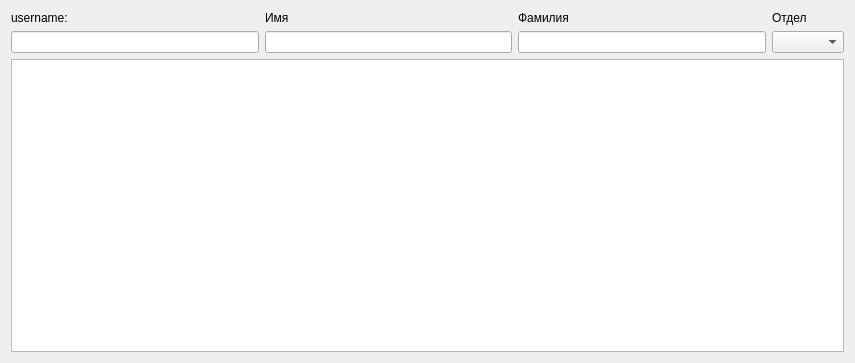
<?xml version="1.0" encoding="UTF-8"?>
<ui version="4.0">
 <class>UserForm</class>
 <widget class="QWidget" name="UserForm">
  <property name="geometry">
   <rect>
    <x>0</x>
    <y>0</y>
    <width>855</width>
    <height>363</height>
   </rect>
  </property>
  <property name="windowTitle">
   <string>Form</string>
  </property>
  <layout class="QGridLayout" name="gridLayout">
   <item row="0" column="0">
    <widget class="QLabel" name="label">
     <property name="text">
      <string>username:</string>
     </property>
    </widget>
   </item>
   <item row="0" column="1">
    <widget class="QLabel" name="label_2">
     <property name="text">
      <string>Имя</string>
     </property>
    </widget>
   </item>
   <item row="0" column="2">
    <widget class="QLabel" name="label_3">
     <property name="text">
      <string>Фамилия</string>
     </property>
    </widget>
   </item>
   <item row="0" column="3">
    <widget class="QLabel" name="label_4">
     <property name="text">
      <string>Отдел</string>
     </property>
    </widget>
   </item>
   <item row="1" column="0">
    <widget class="QLineEdit" name="filterUsername">
     <property name="clearButtonEnabled">
      <bool>true</bool>
     </property>
    </widget>
   </item>
   <item row="1" column="1">
    <widget class="QLineEdit" name="filterFirstName">
     <property name="clearButtonEnabled">
      <bool>true</bool>
     </property>
    </widget>
   </item>
   <item row="1" column="2">
    <widget class="QLineEdit" name="filterLastName">
     <property name="clearButtonEnabled">
      <bool>true</bool>
     </property>
    </widget>
   </item>
   <item row="1" column="3">
    <widget class="QComboBox" name="filterDepartment"/>
   </item>
   <item row="2" column="0" colspan="4">
    <widget class="QTableView" name="tableView">
     <property name="editTriggers">
      <set>QAbstractItemView::NoEditTriggers</set>
     </property>
     <property name="selectionMode">
      <enum>QAbstractItemView::SingleSelection</enum>
     </property>
     <property name="selectionBehavior">
      <enum>QAbstractItemView::SelectRows</enum>
     </property>
     <attribute name="horizontalHeaderCascadingSectionResizes">
      <bool>true</bool>
     </attribute>
     <attribute name="horizontalHeaderStretchLastSection">
      <bool>true</bool>
     </attribute>
    </widget>
   </item>
  </layout>
 </widget>
 <resources/>
 <connections/>
</ui>
